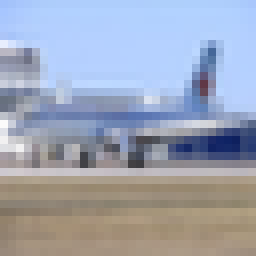
#> input picture DVBW/CIFAR/brightness_shifts/airplane.png, 32 x 32 px (shown 8 times larger)
$ jupyter execute brightness.ipynb
#> lines starting #> are read from the running program, lines starting #| are printed output that depends on the picture
[cell 1]
from PIL import Image, ImageEnhance
import numpy as np

[cell 2]
image = Image.open("airplane.png")
#> image is the input picture: PIL image 32x32 RGBA; mean R, G, B, A 157.7, 164.9, 181.7, 255
image = image.convert('RGB')
#> image: PIL image 32x32 RGB

watermarked_image = image.copy()
image_array = np.array(image)

enhancer = ImageEnhance.Brightness(image)
brightness_factor = 1.2
brighter_image = enhancer.enhance(brightness_factor)
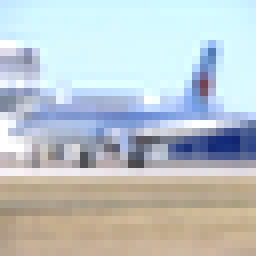
#> brighter_image: PIL image 32x32 RGB (shown 8 times larger); mean R, G, B 188.7, 197.2, 201.6

brighter_image.save("watermarked_airplane.png")

[cell 3]
image = Image.open("airplane.png").convert('RGB')
watermarked_image = Image.open("watermarked_airplane.png").convert('RGB')

image_array = np.array(image)
watermarked_image_array = np.array(watermarked_image)


difference_array = np.abs(image_array - watermarked_image_array)
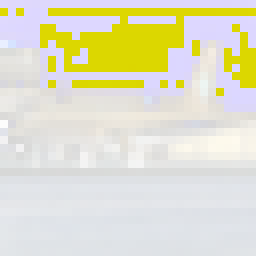
#> difference_array: shape (32, 32, 3) (shown 8 times larger); mean R, G, B 225, 223.7, 199.6

difference_image = Image.fromarray(difference_array.astype(np.uint8))
difference_image.save("difference.png")
